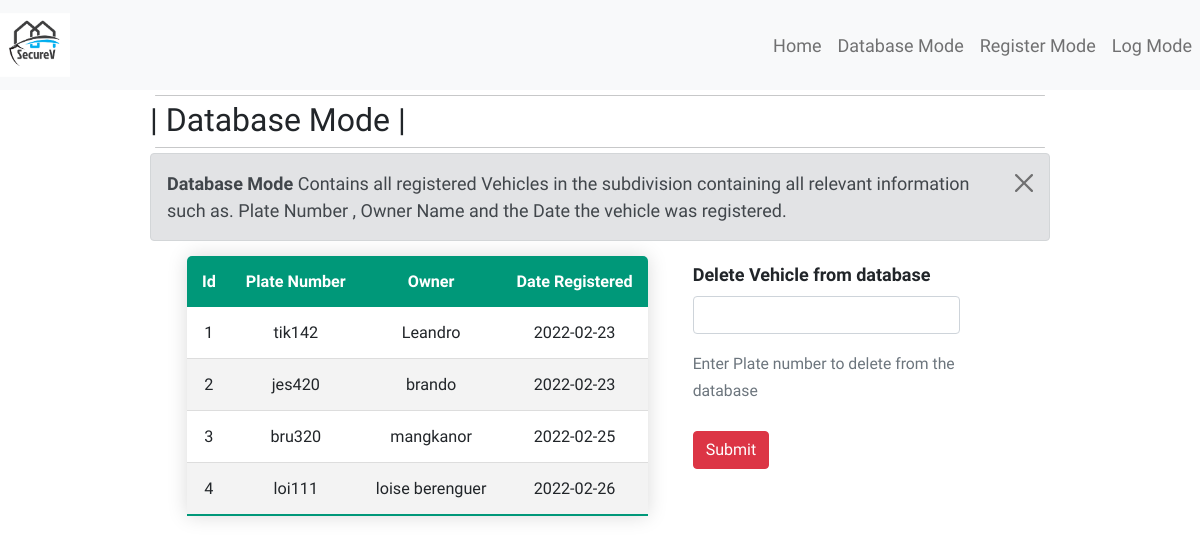
Before: /database with the older database file.
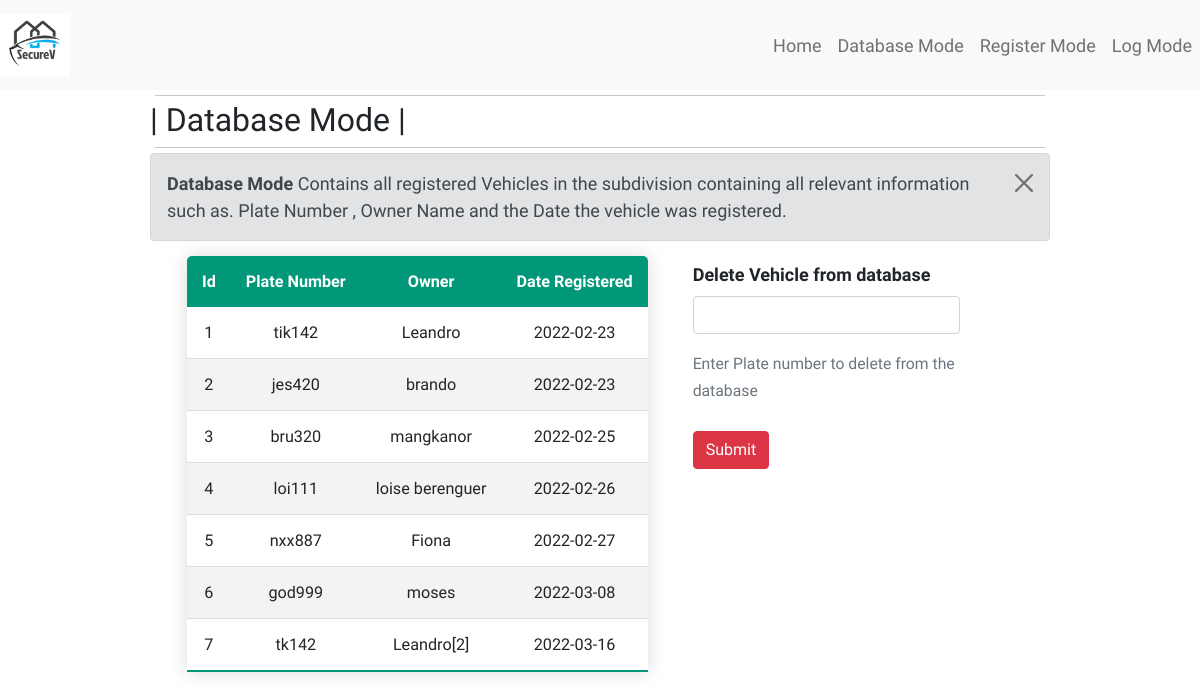
After: the same page with the newer database file.
### database.py (models this page shows, shortened)
class Vehicle(db.Model):
    id = db.Column("id" , db.Integer , primary_key=True)
    plate_num = db.Column("plate_num" , db.String(6), unique=True , nullable=False )
    owner_name = db.Column("owner_name" , db.String(20) , unique=True , nullable=False)
    date_registered = db.Column("date_registered" , db.Date(),nullable = False, default=datetime.utcnow )
    entries = db.relationship('Entry', backref = 'entry_plate' , lazy = True)
    def __repr__(self):
        return f'{self.plate_num}|{self.owner_name}|{self.date_registered}'

### app.py (the view)
@application.route("/database" , methods=["POST","GET"])
def data_mode():
    page_title = 'SecureV | Database Mode'
    db_man = DB_Manager()
    error = False
    error_message = ""
    try:
        if request.method =="POST":
            session.permanent = True
            car_to_delete = request.form["delete_plate_input"].upper()
            if car_to_delete:
                db_man.delete_car_and_all_entries(car_to_delete)
                flash(f"Deleted Vehicle:  [{car_to_delete}] and all Entries ", "info")
            else:
                error = True
                error_message = "Input Plate isn't registered or Input is empty"
            return redirect(url_for('data_mode'))
    except Exception as e:
        print(f"EXCEPTION AT /database route: {e}")
        error = True
        error_message = "Vehicle Plate is invalid or not existing"
    return render_template("data_mode.html" , db_data = db_man.db_data, TITLE=page_title , error = error , error_msg = error_message)

### database.py (called while the page is built, shortened)
    def get_db_data(self):
        self.db_data = [] # Clear current db_data to get fresh fetch
        self.db_data_entries = [] # for LOGS
        all_db_data = Vehicle.query.all()
        self.count = 0
        for data in all_db_data:
            data = str(data).split("|")
            self.count = self.count + 1
            data_breakdown = {
                "id" : self.count,
                "plate_num": data[0],
                "owner_name": data[1],
                "date_registered": data[2]
            }
            self.db_data.append(data_breakdown)
        all_db_entries = Entry.query.all()
        self.count = 0

### templates/data_mode.html (shortened to what this page needs)
{% extends "base.html" %}
{% block header %}
<h2 class="page-header">| Database Mode |</h2>
{% endblock %}
{% block content %}
<div id="contents">
    <div class="alert alert-secondary alert-dismissible fade show" role="alert"  style="margin-bottom: 0px;">
        <strong>Database Mode </strong> Contains all registered Vehicles in the subdivision containing all relevant information such as. Plate Number , Owner Name and the Date the vehicle was registered.
        <button type="button" class="btn-close" data-bs-dismiss="alert" aria-label="Close"></button>
    </div>
    <div id="flex-content">
        <div id = "flex-left-item">
            <table class="content-table">
            <thead>
                <tr>
                <th>Id</th>
                <th>Plate Number</th>
                <th>Owner</th>
                <th>Date Registered</th>
                </tr>
            </thead>
            <tbody>
                {% for item in db_data %}
                <tr>
                    <td> {{item["id"]}} </td>
                    <td> {{item["plate_num"]}} </td>
                    <td> {{item["owner_name"]}} </td>
                    <td> {{item["date_registered"]}} </td>
                </tr>
                {% endfor %}
            </tbody>
            </table>
        </div>
        <div id = "flex-right-item">
            <form class = "mb-3" action="#" method="post" style="margin-top:20px;">
                <label for="labeldeleteplate" class="form-label"><b> Delete Vehicle from database</b></label>
                <p> <input type="text" name="delete_plate_input" class="form-control"/></p>
                <div id="deletehelp" class="form-text"> Enter Plate number to delete from the database</div>
                <br>
                <p> <button onclick="register_checker()" type="submit" value="submit" class="btn btn-danger">Submit</button>
            </form>
        </div>
    </div>
</div>
{% endblock %}

### templates/base.html (shortened to what this page needs)
<!DOCTYPE html>
<html>
<head>
    <link href="https://cdn.jsdelivr.net/npm/bootstrap@5.1.3/dist/css/bootstrap.min.css" rel="stylesheet"
>
    <link rel="stylesheet" href="{{ url_for('static', filename='style.css') }}" />
    <link href="http://fonts.cdnfonts.com/css/fe-font" rel="stylesheet">
</head>
<body>
    <nav class="navbar navbar-expand-lg navbar-light bg-light">
        <a class="navbar-brand" href="/">
            <img src="static/logo.svg" alt="LOGO" width="70" height="64" class="d-inline-block align-top">
        </a>
        <div class="collapse navbar-collapse" id="toggleMobileMenu">
            <ul class="navbar-nav ms-auto text-center">
                <li class="nav-item">
                    <a class="nav-link" href="/">Home</a>
                </li>
                <li class="nav-item">
                    <a class="nav-link" href="database">Database Mode</a>
                </li>
                <li class="nav-item">
                    <a class="nav-link" href="register">Register Mode</a>
                </li>
                <li class="nav-item">
                    <a class="nav-link" href="logs">Log Mode</a>
                </li>
            </ul>
        </div>
    </nav>
    <div id="contents">
        <hr class="rounded">
        {% block header %}{% endblock %}
        <hr class="rounded">
    </div>
    {% block content %} {% endblock %}
</body>
</html>

### static/style.css (style rules this page uses)
* { margin: 0; padding: 0; }
body { font-family: "Titillium Web", sans-serif; font-size: 18px; font-weight: normal; line-height: 1.5em; }
hr { margin: 5px; }
#contents { margin: auto; width: 75%; height: 90%; }
#flex-content { display: flex; gap: 0.5rem; }
#flex-left-item { flex: 2; }
#flex-right-item { flex: 1; margin-right: 10%; }
.content-table { text-align: center; border-collapse: collapse; margin: 15px auto; font-size: 0.9em; min-width: 400px; border-radius: 5px 5px 0 0; overflow: hidden; box-shadow: 0 0 20px rgba(0, 0, 0, 0.15); }
.content-table thead tr { background-color: #009879; color: #ffffff; text-align: center; font-weight: bold; }
.content-table th, .content-table td { padding: 12px 15px; }
.content-table tbody tr { border-bottom: 1px solid #dddddd; }
.content-table tbody tr:nth-of-type(even) { background-color: #f3f3f3; }
.content-table tbody tr:last-of-type { border-bottom: 2px solid #009879; }
.show { opacity: 1 !important; }

Changed rows visible on the page:
added Vehicle: id "5", plate_num "nxx887", owner_name "Fiona", date_registered "2022-02-27"
added Vehicle: id "6", plate_num "god999", owner_name "moses", date_registered "2022-03-08"
added Vehicle: id "7", plate_num "tk142", owner_name "Leandro[2]", date_registered "2022-03-16"
